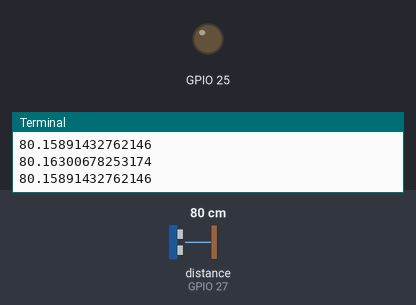
The program below on a simulated Raspberry Pi (BCM pin numbers). Parts: output pins drawn as LEDs (lit = HIGH), the last lines printed to the terminal. The inputs (shaded band) are chosen by the test bench; at power-on: distance to the obstacle (sensor on GPIO 27) 80 cm. The echo pulse lasts 58.3 µs per cm; no MQTT or app messages arrive unless stated; the clock reads 2024-03-15 10:24:30 at power-on unless the program sets it; pins used as bus, display or sensor lines are not drawn.

Above: at 3.3 s.
3.4 s: distance to the obstacle (sensor on GPIO 27) set to 6 cm
4.9 s: distance to the obstacle (sensor on GPIO 27) set to 3 cm
At 6.1 s:
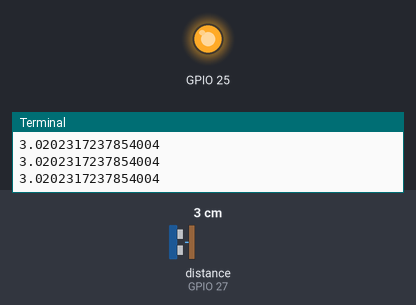
6.4 s: distance to the obstacle (sensor on GPIO 27) set to 9 cm
At 7.6 s:
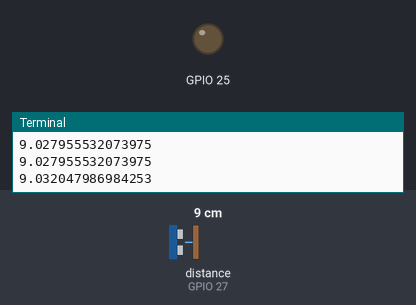
7.9 s: distance to the obstacle (sensor on GPIO 27) set to 2 cm
At 9.0 s:
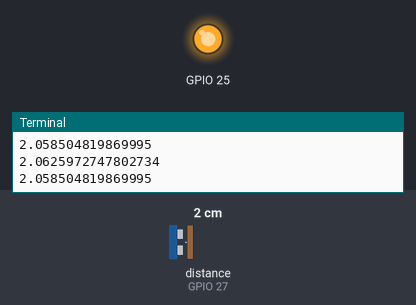
Timing chart, 0 to 10.4 s (numbered marks = the images above; inputs shaded):
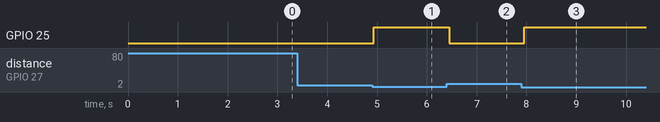

Measured:
- the behaviour switches between 5 and 4 cm on distance to the obstacle (sensor on GPIO 27) (found by bisection; images 0 and 1)
- after the input at 4.9 s, GPIO 25: LOW → HIGH at once
- after the input at 6.4 s, GPIO 25: HIGH → LOW after 0.05 s
- after the input at 7.9 s, GPIO 25: LOW → HIGH after 0.05 s

The program:

sonarAndLed.py
```python
# File: sonarLed.py
'''
==============================
sonarAndLed.py
==============================
'''

'''
Sistema organizzato in funzioni  Python
Ciascuna funzione ha una precisa responsbilità
La funzione doJob() funge da coordinatore
La funzione applLogic definisce la logica applicativa
'''


import RPi.GPIO as GPIO
import time
import sys
import paho.mqtt.client as paho

'''
----------------------------------
CONFIGURATION FOR LED
----------------------------------
'''
GPIO.setmode(GPIO.BCM)
GPIO.setup(25,GPIO.OUT)

'''
----------------------------------
CONFIGURATION FOR SONAR
----------------------------------
'''
GPIO.setmode(GPIO.BCM)
GPIO.setwarnings(False)
TRIG = 17
ECHO = 27

GPIO.setup(TRIG,GPIO.OUT)
GPIO.setup(ECHO,GPIO.IN)

'''
----------------------------------
MQTT
----------------------------------
'''
brokerAddr="mqtt.eclipseprojects.io"  #"broker.hivemq.com"   ##"mqtt.eclipseprojects.io"
msg       = "msg(sonardata,event,sonar,none,distance(D),N)"
n         = 1
client    = paho.Client(paho.CallbackAPIVersion.VERSION1,"sonarAndLed")


def init():
    GPIO.output(TRIG, False)   #TRIG parte LOW
    ## See https://stackoverflow.com/questions/77984857/paho-mqtt-unsupported-callback-api-version-error
    client.connect(brokerAddr, 1883, 60)
    print ('Waiting a few seconds for the sensor to settle')
    time.sleep(2)

def ledOn():
   GPIO.output(25,GPIO.HIGH)
   ##forward()  #QUI???

def ledOff():
   GPIO.output(25,GPIO.LOW)

def sonarWork():
   GPIO.output(TRIG, True)    #invia impulsoTRIG
   time.sleep(0.00001)
   GPIO.output(TRIG, False)

   #attendi che ECHO parta e memorizza tempo
   while GPIO.input(ECHO)==0:
      pulse_start = time.time()

   # register the last timestamp at which the receiver detects the signal.
   while GPIO.input(ECHO)==1:
      pulse_end = time.time()

   pulse_duration = pulse_end - pulse_start
   dist = pulse_duration * 17165   #distance = vt/2
   return dist

def forward(distance):
    global n
    n = n + 1
    client.publish("unibo/sonar/events", msg.replace("D",str(distance)).replace("N", str(n)))

def applLogic(distance):
        if( distance  > 0.0 and distance < 5.0 ):  #ANALIZZO
            ledOn()
            forward(distance)
        else:
            ledOff()


def doJob():
    init()
    while True:
        d = sonarWork()               #acquisico la distanza correntr
        if( d  > 0.0 and d < 150.0 ): # FILTRO
            #distance = d
            print ( d  )
        applLogic(d)           # LOGICA APPLICATIVA
        sys.stdout.flush()
        time.sleep(0.25)


if __name__ == '__main__':
    print ('sonarAndLed is starting ... ')
    try:
        doJob()
    except KeyboardInterrupt:  # When 'Ctrl+C' is pressed, the child program destroy() will be  executed.
        print ('sonarAndLed BYE ... ')
```
